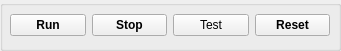
     <widget class="QGroupBox" name="run_groupBox">
      <property name="geometry">
       <rect>
        <x>1010</x>
        <y>760</y>
        <width>341</width>
        <height>51</height>
       </rect>
      </property>
      <property name="title">
       <string/>
      </property>
      <widget class="QWidget" name="gridLayoutWidget_9">
       <property name="geometry">
        <rect>
         <x>10</x>
         <y>10</y>
         <width>320</width>
         <height>31</height>
        </rect>
       </property>
       <layout class="QGridLayout" name="gridLayout_10">
        <item row="0" column="3">
         <widget class="QPushButton" name="reset_pushButton">
          <property name="sizePolicy">
           <sizepolicy hsizetype="Minimum" vsizetype="Fixed">
            <horstretch>0</horstretch>
            <verstretch>0</verstretch>
           </sizepolicy>
          </property>
          <property name="minimumSize">
           <size>
            <width>0</width>
            <height>20</height>
           </size>
          </property>
          <property name="font">
           <font>
            <weight>75</weight>
            <bold>true</bold>
           </font>
          </property>
          <property name="text">
           <string>Reset</string>
          </property>
         </widget>
        </item>
        <item row="0" column="0">
         <widget class="QPushButton" name="run_pushButton">
          <property name="sizePolicy">
           <sizepolicy hsizetype="Minimum" vsizetype="Fixed">
            <horstretch>0</horstretch>
            <verstretch>0</verstretch>
           </sizepolicy>
          </property>
          <property name="minimumSize">
           <size>
            <width>0</width>
            <height>20</height>
           </size>
          </property>
          <property name="font">
           <font>
            <weight>75</weight>
            <bold>true</bold>
           </font>
          </property>
          <property name="text">
           <string>Run</string>
          </property>
         </widget>
        </item>
        <item row="0" column="1">
         <widget class="QPushButton" name="stop_pushButton">
          <property name="sizePolicy">
           <sizepolicy hsizetype="Minimum" vsizetype="Fixed">
            <horstretch>0</horstretch>
            <verstretch>0</verstretch>
           </sizepolicy>
          </property>
          <property name="minimumSize">
           <size>
            <width>0</width>
            <height>20</height>
           </size>
          </property>
          <property name="font">
           <font>
            <weight>75</weight>
            <bold>true</bold>
           </font>
          </property>
          <property name="text">
           <string>Stop</string>
          </property>
         </widget>
        </item>
        <item row="0" column="2">
         <widget class="QPushButton" name="test_pushButton">
          <property name="sizePolicy">
           <sizepolicy hsizetype="Minimum" vsizetype="Fixed">
            <horstretch>0</horstretch>
            <verstretch>0</verstretch>
           </sizepolicy>
          </property>
          <property name="minimumSize">
           <size>
            <width>0</width>
            <height>20</height>
           </size>
          </property>
          <property name="text">
           <string>Test</string>
          </property>
         </widget>
        </item>
       </layout>
      </widget>
     </widget>
